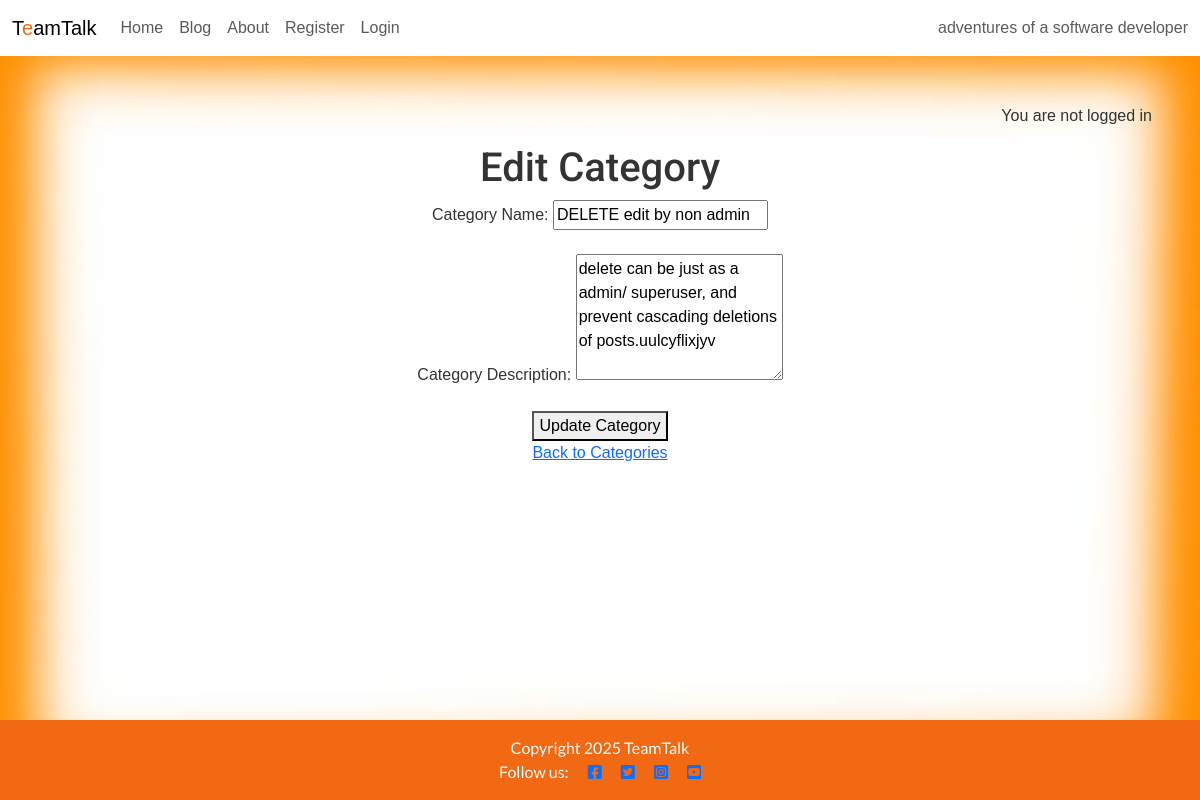
The page /blog/categories/edit/13/ on the database its author committed.
### blog/models.py (models this page shows, shortened)
class Category(models.Model):
    name = models.CharField(max_length=100, unique=True)
    description = models.TextField(blank=True, null=True)

### blog/views.py (the view, shortened to what this page needs)
# urls.py: path('categories/edit/<int:pk>/', views.edit_category, name='edit_category'),
def edit_category(request, pk):
    category = get_object_or_404(Category, pk=pk)
    return render(request, 'blog/edit_category.html', {'category': category})

### blog/templates/blog/edit_category.html (shortened to what this page needs)
{% extends 'base.html' %}
{% block content %}
<h1>Edit Category</h1>
<form method="post">
    <label for="name">Category Name:</label>
    <input type="text" name="name" id="name" value="{{ category.name }}" required>
    <br><br>
    <label for="description">Category Description:</label>
    <textarea name="description" id="description" rows="5" required>{{ category.description }}</textarea>
    <br><br>
    <button type="submit">Update Category</button>
</form>
<a href="{% url 'category_list' %}">Back to Categories</a>
{% endblock %}

### static/css/style.css (style rules this page uses)
body { background-image: url(/static/images/TotFundal2.jpg); background-size: cover; background-position: center; background-repeat: no-repeat; margin: 0; font-family: Arial, sans-serif; background-color: #f7f7f7; color: #333333; }
h1, h2 { margin: 0.5rem 0; font-family: "Roboto"; }

### rows shown on the page
Category: name "DELETE edit by non admin", description "delete can be just as a admin/ superuser, and prevent cascading deletions of posts.uulcyflixjyv"
